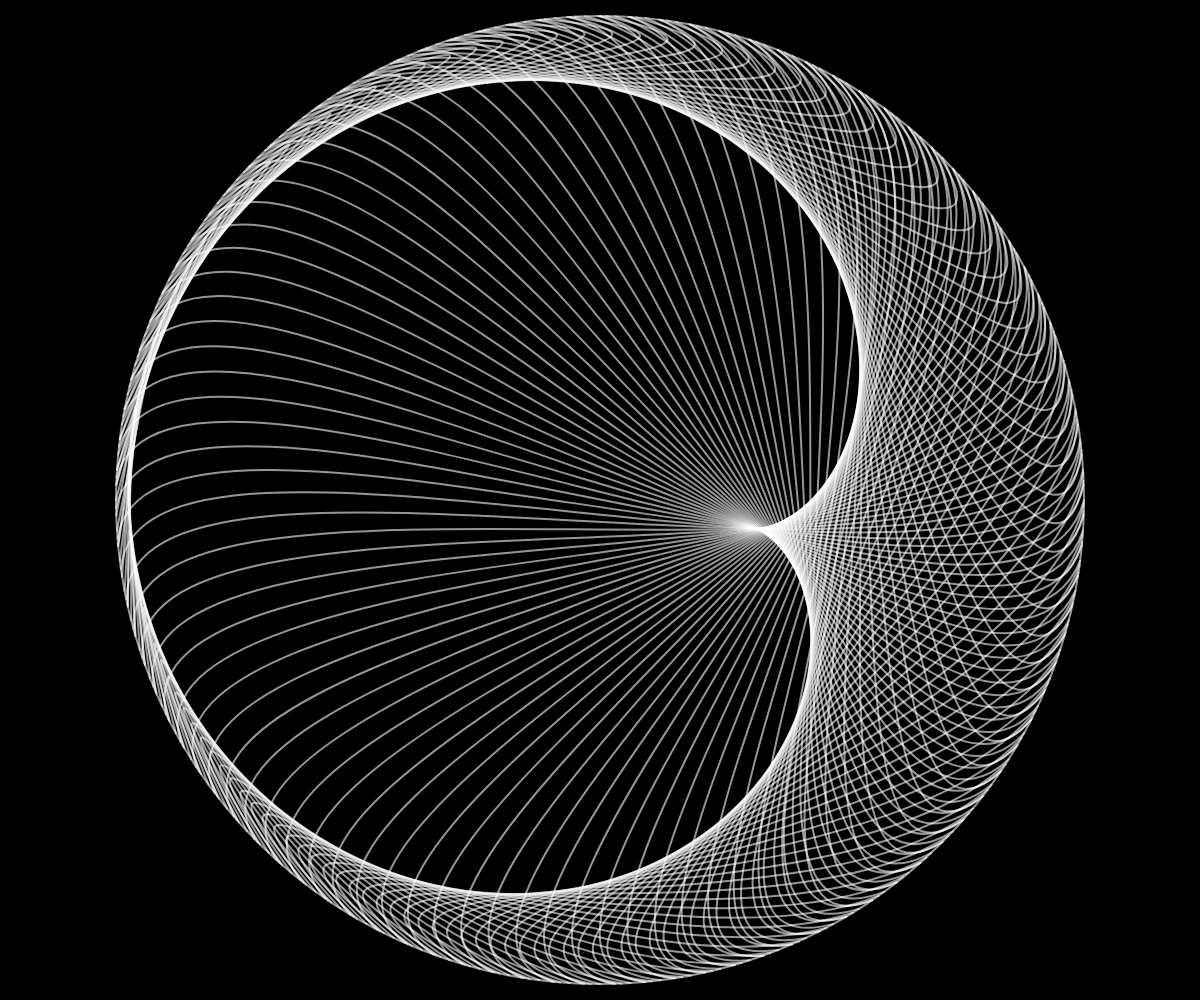
Frame 1 (no input)
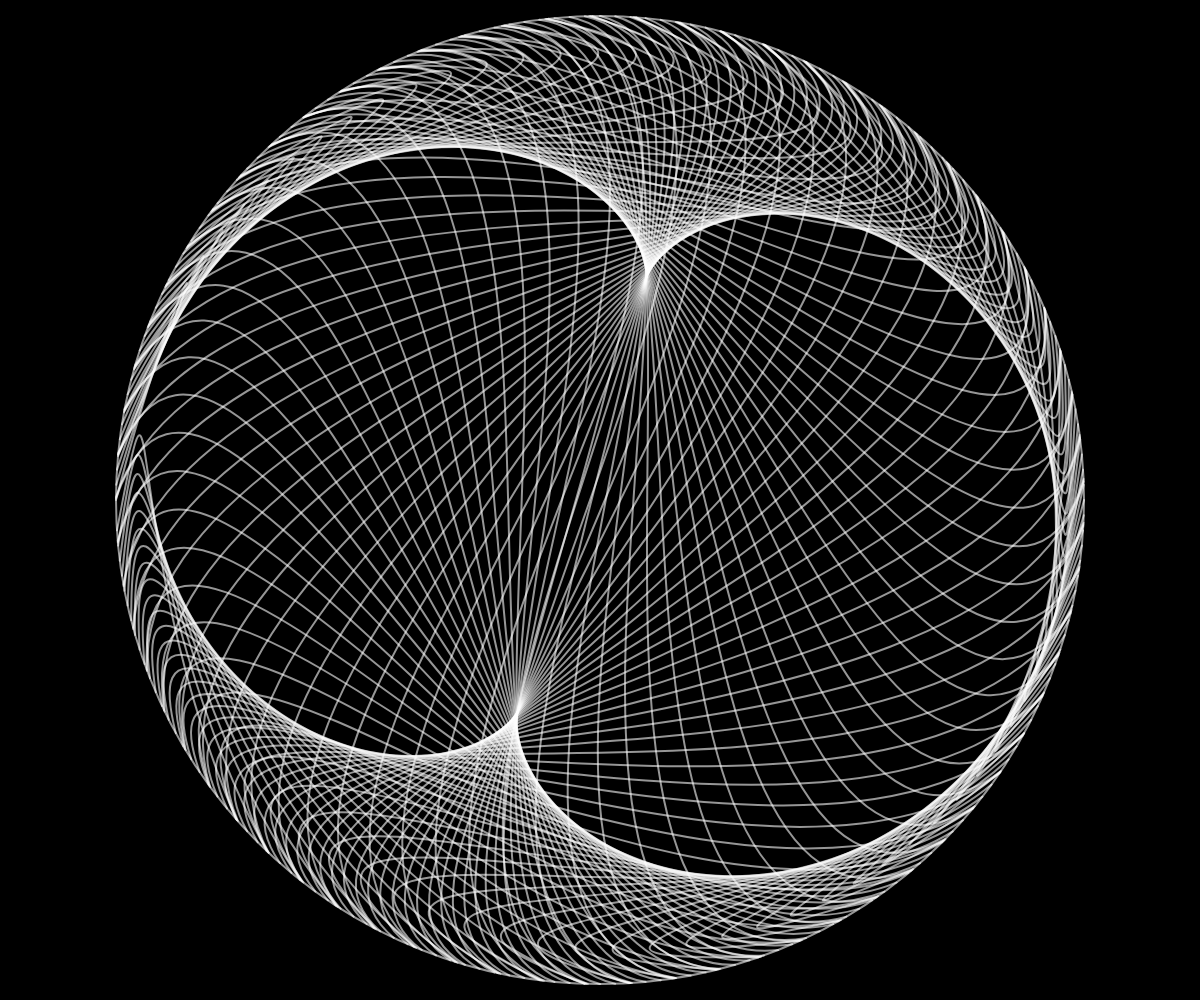
Frame 60 (no input)
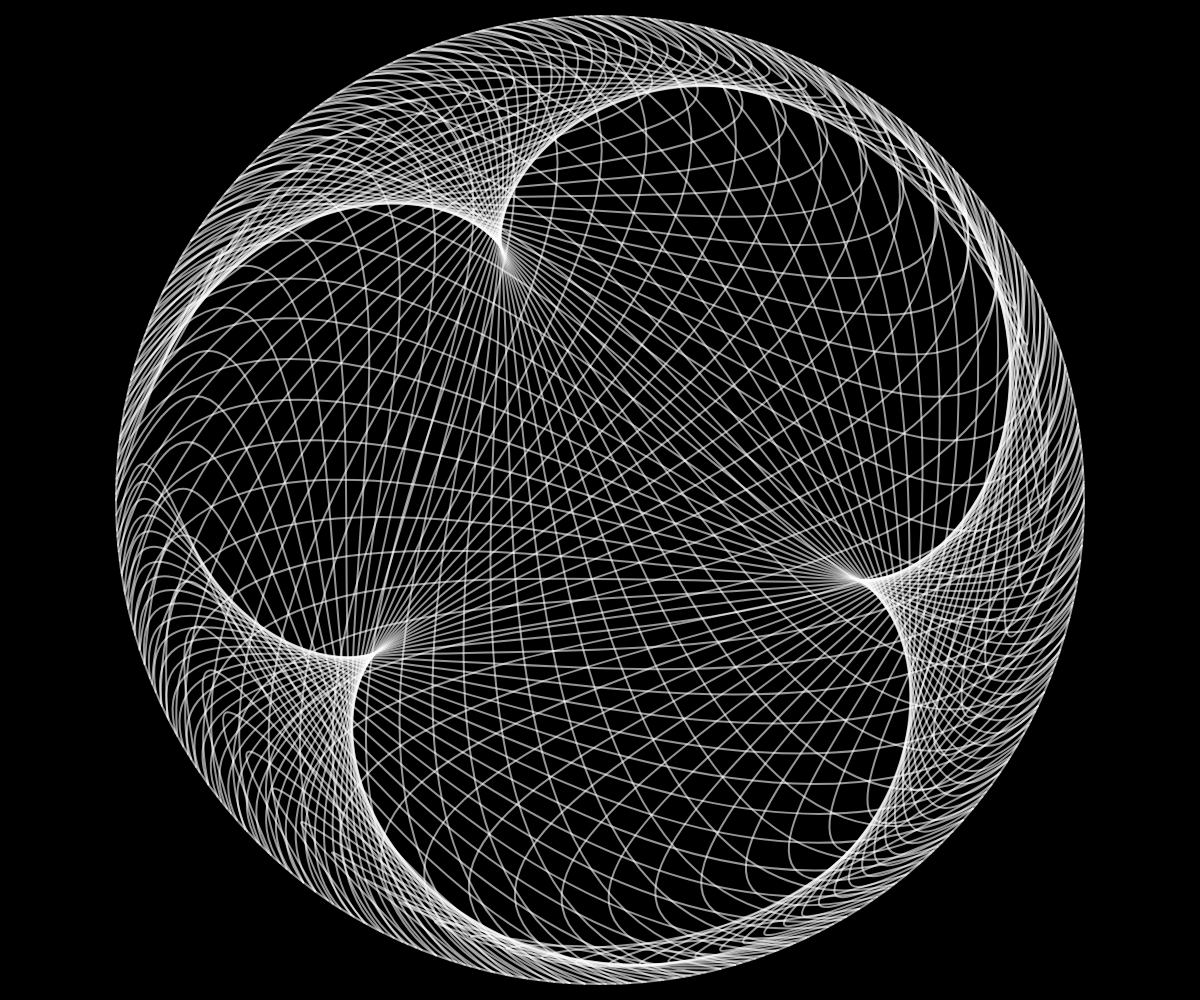
Frame 120 (the mouse pressed at the canvas centre since frame 60)

The p5.js sketch that drew these frames (run headless with seeded random() and noise() and a simulated clock; from frame 60 on, the mouse is pressed at the canvas centre):

// p5.js sketch
// ── sketch.js
// Bezier (Cardioid)
// The Coding Train / Daniel Shiffman
// https://thecodingtrain.com/CodingChallenges/163-bezier.html
// https://youtu.be/zUgsYaUQNBk

// Basic: https://editor.p5js.org/codingtrain/sketches/Z53a719cQ
// Editor by Simon Tiger: https://editor.p5js.org/codingtrain/sketches/_R7RgtGfA
// bezierVertex: https://editor.p5js.org/codingtrain/sketches/O3_cLiOaw
// Time Table Cardioid with Bezier: https://editor.p5js.org/codingtrain/sketches/kZ8dpklQg
// Quadratic: https://editor.p5js.org/codingtrain/sketches/fJIMDmHcE
// Cubic: https://editor.p5js.org/codingtrain/sketches/S1Pt8lol1
// Bezier with Formula: https://editor.p5js.org/codingtrain/sketches/0XOLNHbvC

let r;
let factor = 2;

function setup() {
  createCanvas(windowWidth, windowHeight);
  r = height / 2 - 16;
}

function getVector(index, total) {
  const angle = map(index % total, 0, total, 0, TWO_PI);
  const v = p5.Vector.fromAngle(angle + PI);
  v.mult(r);
  return v;
}

function draw() {
  background(0);
  const total = 200; //int(map(mouseX, 0, width, 0, 200));
  factor += 0.015;

  translate(width / 2, height / 2);
  stroke(255, 150);
  strokeWeight(2);
  noFill();
  ellipse(0, 0, r * 2);

  strokeWeight(2);
  for (let i = 0; i < total - 1; i++) {
    const a = getVector(i, total);
    const b = getVector(i + 16, total);
    const c = getVector((i + 8) * factor, total);
    const d = getVector((i + 1) * factor, total);
    bezier(a.x, a.y, b.x, b.y, c.x, c.y, d.x, d.y);
  }
}
